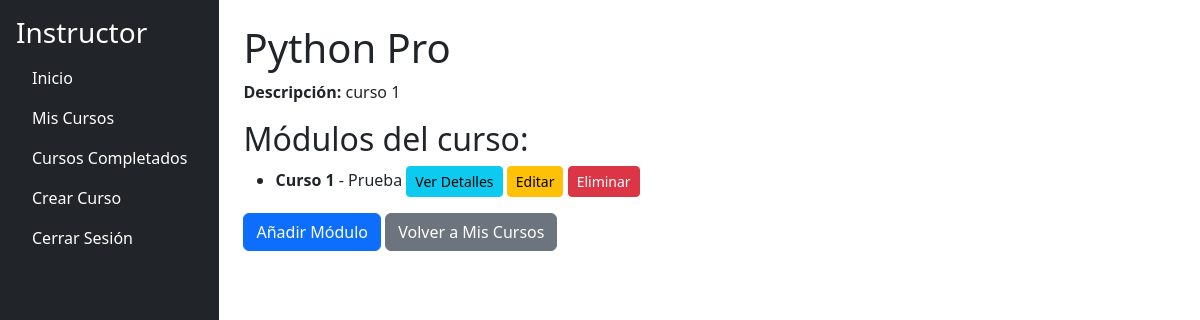
Screenshot of /instructor/course/1 (signed in) with the database file from the repository.
### models.py (models this page shows, shortened)
class Course(db.Model):
    __tablename__ = 'courses'
    id = db.Column(db.Integer, primary_key=True)
    name = db.Column(db.String(200), nullable=False)
    description = db.Column(db.String(500), nullable=False)
    instructor_id = db.Column(db.Integer, db.ForeignKey('users.id'), nullable=False)
    modules = db.relationship('Module', back_populates='course', lazy=True, cascade='all, delete-orphan')
    enrollments = db.relationship(
        'CourseEnrollment', back_populates='course', lazy=True, cascade='all, delete-orphan'
    )
    def get_modules_sorted(self):
        return sorted(self.modules, key=lambda x: x.order)

class Module(db.Model):
    __tablename__ = 'modules'
    id = db.Column(db.Integer, primary_key=True)
    title = db.Column(db.String(200), nullable=False)
    description = db.Column(db.String(500), nullable=False)
    order = db.Column(db.Integer, nullable=False)
    course_id = db.Column(db.Integer, db.ForeignKey('courses.id', ondelete="CASCADE"), nullable=False)
    content_items = db.relationship('ContentItem', back_populates='module', lazy=True, cascade='all, delete-orphan')
    course = db.relationship('Course', back_populates='modules')

### app.py (the view)
@app.route('/instructor/course/<int:course_id>', methods=['GET'])
@login_required
@role_required('instructor')
def course_details(course_id):
    course = Course.query.get_or_404(course_id)  # Obtén el curso o lanza un 404
    if course.instructor_id != current_user.id:
        flash('No tienes permiso para acceder a este curso.', 'danger')
        return redirect(url_for('instructor_courses'))
    modules = course.get_modules_sorted()
    return render_template(
        'instructor/course_details.html',
        course=course,
        modules=modules
    )

### app.py (called while the page is built)
@login_manager.user_loader
def load_user(user_id):
    return User.query.get(int(user_id))

def role_required(role):
    def decorator(f):
        @wraps(f)
        def decorated_function(*args, **kwargs):
            if not current_user.is_authenticated or current_user.role.name != role:
                abort(403)
            return f(*args, **kwargs)
        return decorated_function
    return decorator

### app/templates/instructor/course_details.html
{% extends "instructor/instructor_dashboard.html" %}
{% block content %}
<h1>{{ course.name }}</h1>
<p><strong>Descripción:</strong> {{ course.description }}</p>
<h2>Módulos del curso:</h2>
<ul>
    {% for module in course.get_modules_sorted() %}
        <li>
            <strong>{{ module.title }}</strong> - {{ module.description }}
            <a href="{{ url_for('module_details', module_id=module.id) }}" class="btn btn-info btn-sm">Ver Detalles</a>
            <a href="{{ url_for('edit_module', module_id=module.id) }}" class="btn btn-warning btn-sm">Editar</a>
            <form method="POST" action="{{ url_for('delete_module', module_id=module.id) }}" style="display:inline;">
                <button type="submit" class="btn btn-danger btn-sm">Eliminar</button>
            </form>
        </li>
    {% endfor %}
</ul>
<a href="{{ url_for('new_module', course_id=course.id) }}" class="btn btn-primary">Añadir Módulo</a>
<a href="{{ url_for('instructor_courses') }}" class="btn btn-secondary">Volver a Mis Cursos</a>
{% endblock %}

### rows the page displays
Course: name "Python Pro", description "curso 1"
Module: title "Curso 1", description "Prueba"
